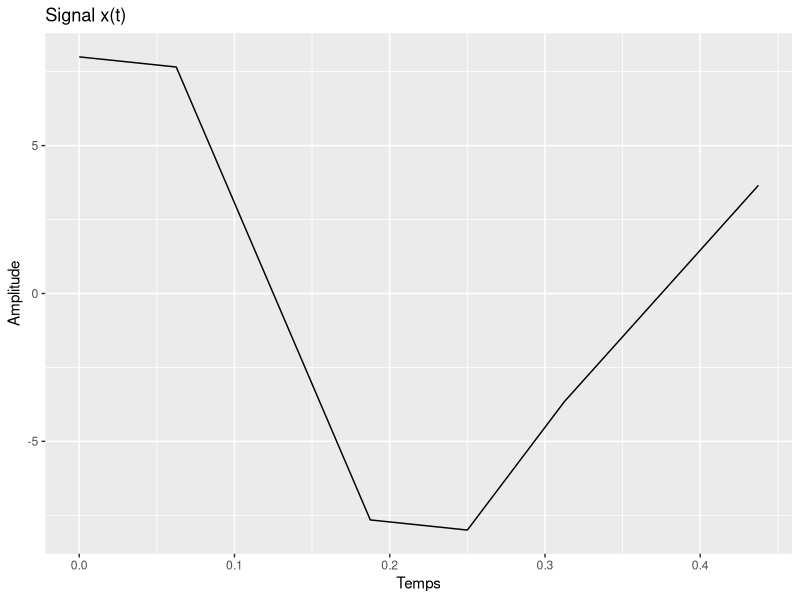
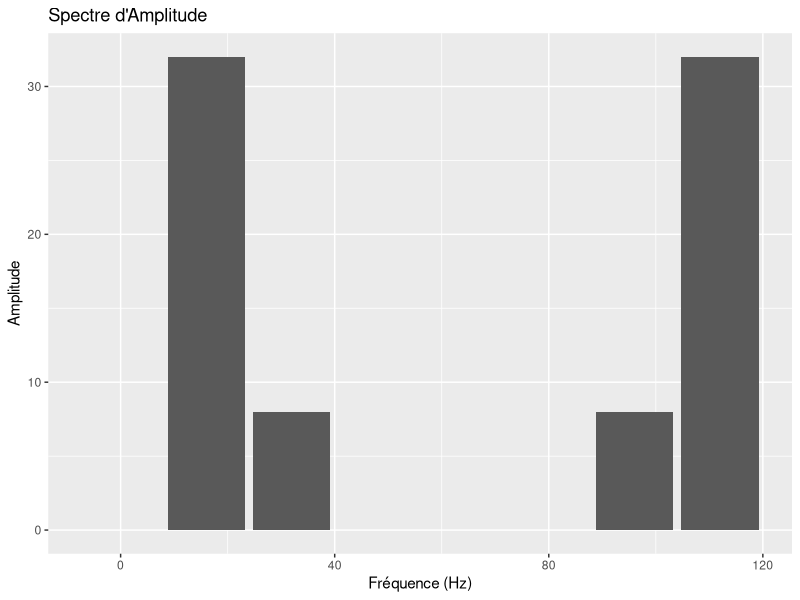

Source code (R) for these figures, in order:
### Question 1 ###

# Définir les paramètres
N <- 8
Te <- 1/16  # Période d'échantillonnage (fe = 16 Hz)
t <- seq(0, (N-1)*Te, by=Te)  # Créer un vecteur de temps

print(t)

# Définir la fonction x(t)
x <- function(t) {
  return(2 * sin(8 * pi * t) + 8 * cos(4 * pi * t))
}

# Échantillonner le signal x(t) pour obtenir xn
xn <- x(t)

# Calculer la TFD
Xk <- fft(xn)

print(Xk)

### Question 2 ###

library(ggplot2)

# Créer un data frame pour le signal xn
df_signal <- data.frame(t, xn)

# Tracer le signal dans le domaine temporel
(
  ggplot(df_signal, aes(x=t, y=xn))
  + geom_line()
  + labs(x="Temps", y="Amplitude")
  + ggtitle("Signal x(t)")
)

# Calculer le spectre d'amplitude
amplitude_spectrum <- abs(Xk)

# Créer un data frame pour le spectre d'amplitude
df_spectrum <- data.frame(
  frequency = seq(0, (N-1)*(1/Te), by=1/Te),
  amplitude_spectrum
)

# Tracer le spectre d'amplitude dans le domaine fréquentiel
(
  ggplot(df_spectrum, aes(x=frequency, y=amplitude_spectrum))
  + geom_bar(stat="identity")
  + labs(x="Fréquence (Hz)", y="Amplitude")
  + ggtitle("Spectre d'Amplitude")
)
